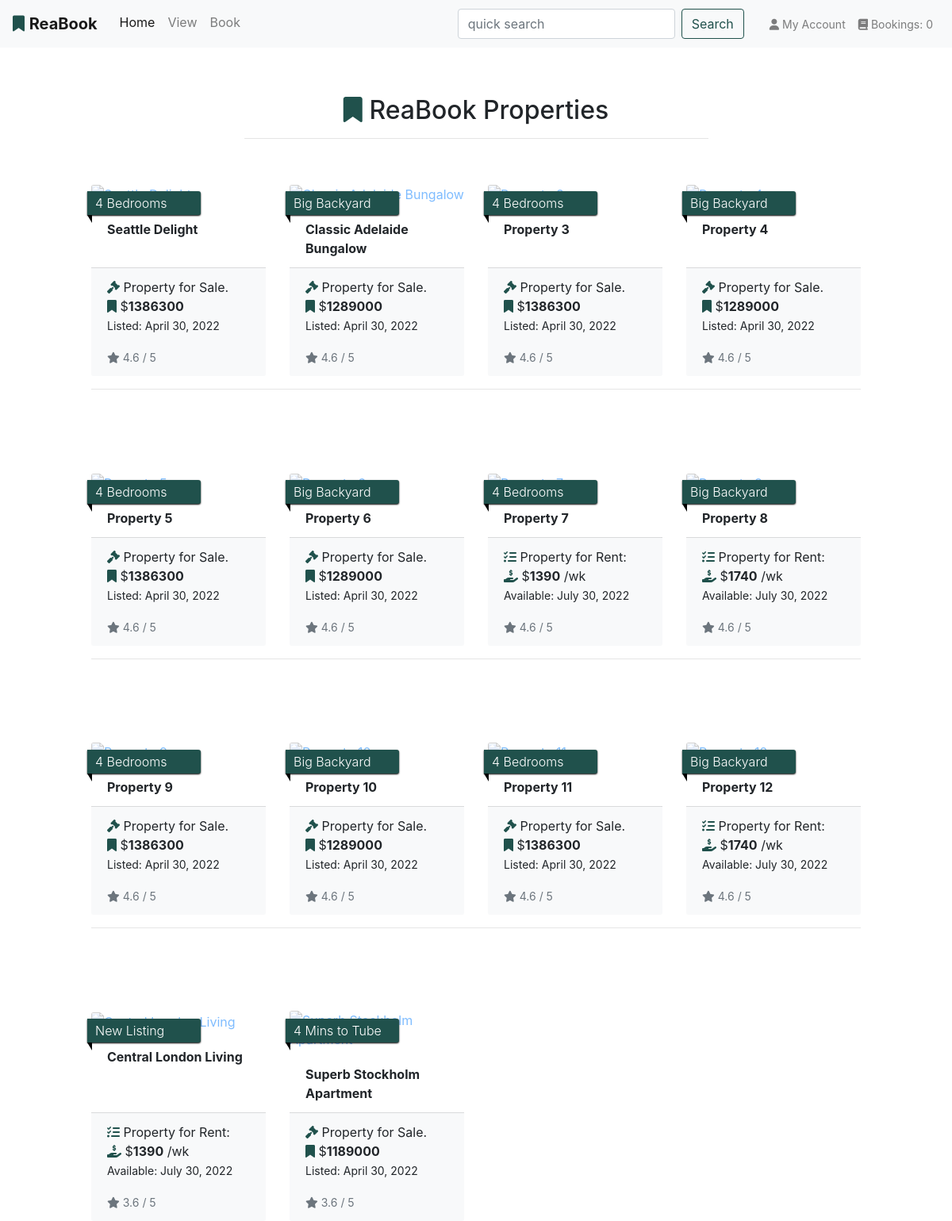
/properties/, run on an earlier commit of the app's database.
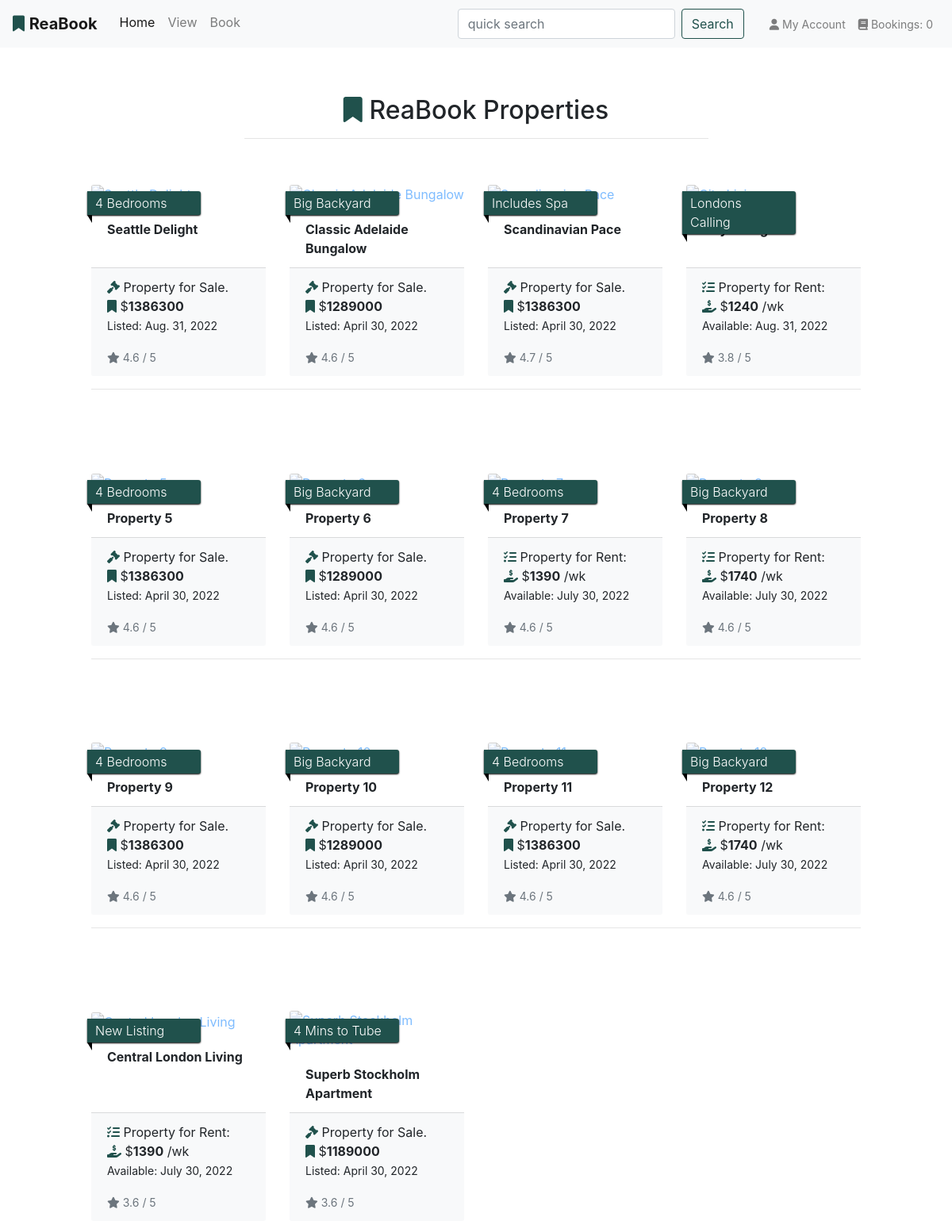
And on a later commit of the database.
### app_properties/models.py (models this page shows, shortened)
class Property(models.Model):
    category = models.ForeignKey(
        'Category', null=True, blank=True, on_delete=models.SET_NULL
        )
    sector = models.ForeignKey(
        'Sector', null=True, blank=True, on_delete=models.SET_NULL
        )
    title_no = models.CharField(max_length=254, null=True, blank=True)
    name = models.CharField(max_length=30)
    ribbon_feature = models.CharField(max_length=20, default="New Listing")
    description = models.TextField()
    sale_price = models.IntegerField(null=False, blank=False, default=0)
    rent_pw = models.IntegerField(null=False, blank=False, default=0)
    rating = models.DecimalField(
        max_digits=3, decimal_places=1, null=True, blank=True
        )
    main_image_url = models.URLField(max_length=1024, null=True, blank=True)
    main_image = models.ImageField(null=True, blank=True)
    bath_image = models.ImageField(null=True, blank=True)
    kitchen_image = models.ImageField(null=True, blank=True)
    bedroom_image = models.ImageField(null=True, blank=True)
    living_image = models.ImageField(null=True, blank=True)
    main_image = models.ImageField(null=True, blank=True)
    bedrooms = models.IntegerField(null=False, blank=False)
    bathrooms = models.IntegerField(null=False, blank=False)
    carports = models.IntegerField(null=False, blank=False)
    land_area = models.IntegerField(null=True, blank=True)
    building_area = models.IntegerField(null=True, blank=True)
    air_conditioning = models.IntegerField(null=False, blank=False)
    unit_no = models.IntegerField(null=True, blank=True)
    house_no = models.IntegerField(null=True, blank=True)
    level = models.IntegerField(null=True, blank=True)
    street = models.CharField(max_length=40, null=True, blank=True)
    suburb = models.CharField(max_length=40)
    city = models.CharField(max_length=40)
    state = models.CharField(max_length=40, null=True, blank=True)
    country = models.CharField(max_length=40, null=True, blank=True)
    postcode = models.CharField(max_length=10)
    build_date = models.DateField(null=True, blank=True)
    list_date = models.DateField()
    list_duration = models.IntegerField(null=False, blank=False, default=30)
    date_available = models.DateField(null=True, blank=True)
    owner_fname = models.CharField(max_length=254, null=True, blank=False)
    owner_lname = models.CharField(max_length=254, null=True, blank=False)
    class Meta:
        verbose_name_plural = 'Properties'

### app_properties/views.py (the view)
# urls.py: path('', views.all_properties, name='properties'),
def all_properties(request):
    properties = Property.objects.all()
    context = {
        'properties': properties,
    }
    return render(request, 'properties/properties.html', context)

### app_properties/templates/properties/properties.html (shortened to what this page needs)
{% extends 'base.html' %}
{% load static %}
{% block page_header %}
<div class="container header-container-subpages">
</div>
{% endblock %}
{% block content %}
<div class="container-fluid">
    <div class="row">
        <div class="col text-center mt-3">
            <h2 class="logo-font"><i class="fas fa-bookmark reabook-logo"></i> ReaBook Properties</h2>
            <hr class="w-50 mb-1">
        </div>
    </div>
    <div class="row">
        <div class="product-container col-10 offset-1">
            <div class="row">
                {% for property in properties %}
                <div class="col-sm-6 col-md-6 col-lg-4 col-xl-3">
                    <div class="card property-card h-100 border-0">
                        <p class="ribbon font-weight-light">{{ property.ribbon_feature }}</p>
                        {% if property.main_image %}
                        <a href="">
                        </a>
                        {% else %}
                        <a href="">
                        </a>
                        {% endif %}
                        <div class="card-body pb-2">
                            <p class="mb-0 font-weight-bold">{{ property.name }}</p>
                        </div>
                        <div class="card-footer bg-light mt-1 bt-1 text-left">
                            <div class="row">
                                <div class="col">
                                    <p class="lead mb-0 text-left font-weight-bold">
                                        {% if property.sale_price > 0 %}
                                            <p class="fw-lighter fs-5"><i class="fas fa-gavel reabook-logo"></i> Property for Sale.
                                                <br><i class="fas fa-bookmark reabook-logo"></i> $<strong>{{ property.sale_price }}</strong>
                                                <br><small>Listed: {{ property.list_date }}</small></p>
                                            </p>
                                        {% else %}
                                            <p class="fw-lighter fs-6"><i class="fas fa-tasks reabook-logo"></i> Property for Rent:
                                                <br><i class="fas fa-hand-holding-usd reabook-logo"></i> $<strong>{{ property.rent_pw }}</strong> /wk
                                                <br><small>Available: {{ property.date_available }}</small></p>
                                        {% endif %}
                                    </p>
                                    {% if property.rating %}
                                    <small class="text-muted"><i class="fas fa-star mr-1"></i>{{ property.rating }} / 5</small>
                                    {% else %}
                                    <small class="text-muted">Not Rating Yet</small>
                                    {% endif %}
                                </div>
                            </div>
                        </div>
                    </div>
                </div>
                {% if forloop.counter|divisibleby:4 %}
                    <div class="col-12 d-none d-xl-block mb-5">
                        <hr>
                    </div>
                {% endif %}
                {% endfor %}
            </div>
        </div>
    </div>
</div>
{% endblock %}

### templates/base.html (shortened to what this page needs)
{% load static %}
<!DOCTYPE html>
<html lang="en">
<head>
    {% block core_css %}
    <link rel="stylesheet" href="https://cdn.jsdelivr.net/npm/bootstrap@4.6.2/dist/css/bootstrap.min.css"
>
    <link rel="stylesheet" href="{% static 'css/base.css' %}">
    {% endblock %}
</head>
<body>
    <header>
        <div class="row bg-white">
            <nav class="navbar navbar-expand-lg navbar-light w-100 fixed-top opacity-25 bg-light" id="main-nav">
                <div class="collapse navbar-collapse" id="navbarResponsive">
                    <a class="navbar-brand" href="{% url 'home' %}">
                            <i class="fas fa-bookmark reabook-logo"></i>
                        <strong>ReaBook</strong></a>
                    <ul class="navbar-nav mr-auto m-1 mt-2 mt-lg-0">
                        <li class="nav-item active">
                            <a class="nav-link" href="{% url 'home' %}">Home <span class="sr-only">(current)</span></a>
                        </li>
                        <li class="nav-item"><a class="nav-link" href="{% url 'properties' %}">View</a></li>
                        <li class="nav-item"><a class="nav-link" href="{% url 'view_bookings' %}">Book</a></li>
                    </ul>
                    <form class="form form-inline my-2 my-lg-0" id="header-search">
                        <input class="form-control mr-sm-2" type="search" placeholder="quick search"
                            aria-label="Search">
                        <button class="btn btn-outline-reabook my-2 my-sm-0" type="submit">Search</button>
                    </form>
                    <ul class="navbar-nav ml-4 navbar-right">
                        <li class="dropdown">
                            <a id="user-options" href="#" class="dropdown-header nav-link" data-toggle="dropdown" aria-haspopup="true" aria-expanded="false">
                                <span class="fas fa-user"></span> My Account
                            </a>
                        </li>
                        <li class="nav-item"><a href="#" class="dropdown-header {% if grand_total %}text-info font-weight-bold{% else %}text-black{% endif %} nav-link" data-toggle="dropdown"
                            aria-haspopup="true" aria-expanded="false"><span class="fas fa-book"></span> Bookings: <span class="my-0">
                                    {% if grand_total %}
                                    ${{ grand_total | floatformat:2 }}
                                    {% else %}
                                    0
                                    {% endif %}
                                </span></a>
                        </li>
                    </ul>
                </div>
            </nav>
        </div>
    </header>
    {% block page_header %}
    {% endblock %}
    {% block content %}
    {% endblock %}
</body>
</html>

### static/css/base.css (style rules this page uses)
html { height: 100%; }
.btn-outline-reabook { color: #20514C; border-color: #20514C; }
.reabook-logo { color: #20514C; }
.property-card { padding-top: 2.5rem; }
.property-card > p { position: absolute; width: 65%; padding: 3px 20px 3px 10px; margin: 10px 10px 10px -5px; color: #fff; background-color: #20514C; border-radius: 0px 3px 3px 0px; box-shadow: 0px 1px 2px #000; -webkit-box-shadow: 0px 1px 2px #000; -moz-box-shadow: 0px 1px 2px #000; z-index: 2; }
.property-card > p:before, .property-card > p:after { content: ' '; position: absolute; }
.property-card > p:after { left: 0px; top: 100%; border-width: 5px 3px; border-style: solid; border-color: #000 #000 transparent transparent; }
.property-card a { opacity: 0.5; }
@media (min-width: 1200px) { .container { max-width: 80%; } }
@media (min-width: 992px) { .header-container-subpages { padding-top: 104px; } }

What changed in the data, as far as the page shows it:
changed Property "Seattle Delight": list_date "April 30, 2022" → "Aug. 31, 2022"
changed Property: ribbon_feature "4 Bedrooms" → "Includes Spa"; name "Property 3" → "Scandinavian Pace"; rating "4.6" → "4.7"
changed Property: ribbon_feature "Big Backyard" → "Londons Calling"; rent_pw (not shown) → "1240"; date_available (not shown) → "Aug. 31, 2022"; rating "4.6" → "3.8"; name "Property 4" → (not shown); sale_price "1289000" → (not shown); list_date "April 30, 2022" → (not shown); sale_price "Property for Sale. Listed:" → "Property for Rent: /wk Available:"
